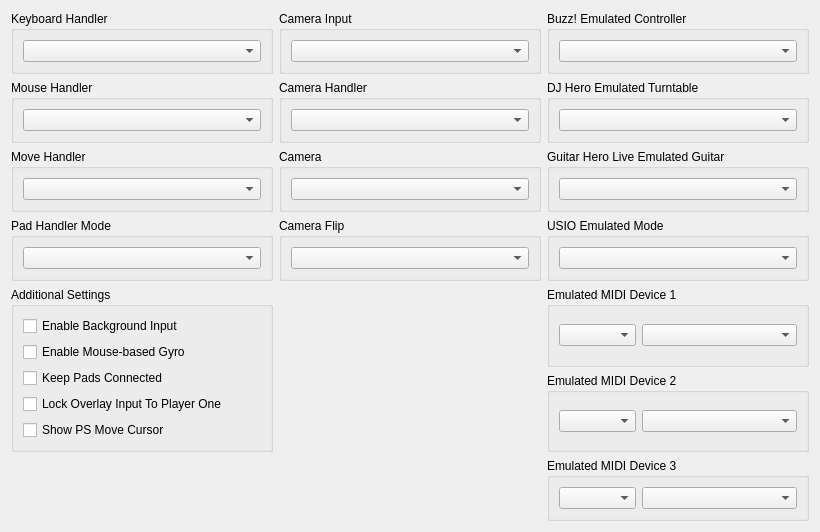
         <widget class="QWidget" name="inputTabScrollContents">
          <property name="geometry">
           <rect>
            <x>0</x>
            <y>0</y>
            <width>820</width>
            <height>526</height>
           </rect>
          </property>
          <layout class="QVBoxLayout" name="inputTabScrollContentsLayout">
           <item>
            <layout class="QGridLayout" name="ioGridLayout" columnstretch="1,1,1">
             <item row="2" column="2">
              <widget class="QGroupBox" name="gb_ghltar_emulated">
               <property name="title">
                <string>Guitar Hero Live Emulated Guitar</string>
               </property>
               <layout class="QVBoxLayout" name="gb_ghltar_emulated_layout">
                <item>
                 <widget class="QComboBox" name="ghltarBox"/>
                </item>
               </layout>
              </widget>
             </item>
             <item row="3" column="2">
              <widget class="QGroupBox" name="gb_usio_emulated">
               <property name="title">
                <string>USIO Emulated Mode</string>
               </property>
               <layout class="QVBoxLayout" name="gb_usio_emulated_layout">
                <item>
                 <widget class="QComboBox" name="usioBox"/>
                </item>
               </layout>
              </widget>
             </item>
             <item row="2" column="0">
              <widget class="QGroupBox" name="gb_move_handler">
               <property name="title">
                <string>Move Handler</string>
               </property>
               <layout class="QVBoxLayout" name="gb_move_handler_layout">
                <item>
                 <widget class="QComboBox" name="moveBox"/>
                </item>
               </layout>
              </widget>
             </item>
             <item row="1" column="2">
              <widget class="QGroupBox" name="gb_turntable_emulated">
               <property name="title">
                <string>DJ Hero Emulated Turntable</string>
               </property>
               <layout class="QVBoxLayout" name="gb_turntable_emulated_layout">
                <item>
                 <widget class="QComboBox" name="turntableBox"/>
                </item>
               </layout>
              </widget>
             </item>
             <item row="1" column="0">
              <widget class="QGroupBox" name="gb_mouse_handler">
               <property name="title">
                <string>Mouse Handler</string>
               </property>
               <layout class="QVBoxLayout" name="gb_mouse_handler_layout">
                <item>
                 <widget class="QComboBox" name="mouseHandlerBox"/>
                </item>
               </layout>
              </widget>
             </item>
             <item row="0" column="2">
              <widget class="QGroupBox" name="gb_buzz_emulated">
               <property name="title">
                <string>Buzz! Emulated Controller</string>
               </property>
               <layout class="QVBoxLayout" name="gb_buzz_emulated_layout">
                <item>
                 <widget class="QComboBox" name="buzzBox"/>
                </item>
               </layout>
              </widget>
             </item>
             <item row="0" column="0">
              <widget class="QGroupBox" name="gb_keyboard_handler">
               <property name="title">
                <string>Keyboard Handler</string>
               </property>
               <layout class="QVBoxLayout" name="gb_keyboard_handler_layout">
                <item>
                 <widget class="QComboBox" name="keyboardHandlerBox"/>
                </item>
               </layout>
              </widget>
             </item>
             <item row="3" column="0">
              <widget class="QGroupBox" name="gb_pad_mode">
               <property name="title">
                <string>Pad Handler Mode</string>
               </property>
               <layout class="QVBoxLayout" name="gb_pad_mode_layout">
                <item>
                 <widget class="QComboBox" name="padModeBox"/>
                </item>
               </layout>
              </widget>
             </item>
             <item row="0" column="1">
              <widget class="QGroupBox" name="gb_camera_type">
               <property name="title">
                <string>Camera Input</string>
               </property>
               <layout class="QVBoxLayout" name="gb_camera_type_layout">
                <item>
                 <widget class="QComboBox" name="cameraTypeBox"/>
                </item>
               </layout>
              </widget>
             </item>
             <item row="3" column="1">
              <widget class="QGroupBox" name="gb_camera_flip">
               <property name="title">
                <string>Camera Flip</string>
               </property>
               <layout class="QVBoxLayout" name="gb_camera_flip_layout">
                <item>
                 <widget class="QComboBox" name="cameraFlipBox"/>
                </item>
               </layout>
              </widget>
             </item>
             <item row="2" column="1">
              <widget class="QGroupBox" name="gb_camera_id">
               <property name="title">
                <string>Camera</string>
               </property>
               <layout class="QVBoxLayout" name="camera_id_layout">
                <item>
                 <widget class="QComboBox" name="cameraIdBox"/>
                </item>
               </layout>
              </widget>
             </item>
             <item row="1" column="1">
              <widget class="QGroupBox" name="gb_camera_setting">
               <property name="title">
                <string>Camera Handler</string>
               </property>
               <layout class="QVBoxLayout" name="gb_camera_setting_layout">
                <item>
                 <widget class="QComboBox" name="cameraBox"/>
                </item>
               </layout>
              </widget>
             </item>
             <item row="4" column="2">
              <widget class="QGroupBox" name="gb_midi_1">
               <property name="title">
                <string>Emulated MIDI Device 1</string>
               </property>
               <layout class="QVBoxLayout" name="midLayout1">
                <item>
                 <layout class="QHBoxLayout" name="midiHLayout1" stretch="1,2">
                  <item>
                   <widget class="QComboBox" name="midiTypeBox1"/>
                  </item>
                  <item>
                   <widget class="QComboBox" name="midiDeviceBox1"/>
                  </item>
                 </layout>
                </item>
               </layout>
              </widget>
             </item>
             <item row="6" column="2">
              <widget class="QGroupBox" name="gb_midi_3">
               <property name="title">
                <string>Emulated MIDI Device 3</string>
               </property>
               <layout class="QVBoxLayout" name="midLayout3">
                <item>
                 <layout class="QHBoxLayout" name="midiHLayout3" stretch="1,2">
                  <item>
                   <widget class="QComboBox" name="midiTypeBox3"/>
                  </item>
                  <item>
                   <widget class="QComboBox" name="midiDeviceBox3"/>
                  </item>
                 </layout>
                </item>
               </layout>
              </widget>
             </item>
             <item row="5" column="2">
              <widget class="QGroupBox" name="gb_midi_2">
               <property name="title">
                <string>Emulated MIDI Device 2</string>
               </property>
               <layout class="QVBoxLayout" name="midLayout2">
                <item>
                 <layout class="QHBoxLayout" name="midiHLayout2" stretch="1,2">
                  <item>
                   <widget class="QComboBox" name="midiTypeBox2"/>
                  </item>
                  <item>
                   <widget class="QComboBox" name="midiDeviceBox2"/>
                  </item>
                 </layout>
                </item>
               </layout>
              </widget>
             </item>
             <item row="4" column="0" rowspan="2">
              <widget class="QGroupBox" name="gb_additional_io_settings">
               <property name="title">
                <string>Additional Settings</string>
               </property>
               <layout class="QVBoxLayout" name="layout_gb_additional_io_settings">
                <item>
                 <widget class="QCheckBox" name="backgroundInputBox">
                  <property name="text">
                   <string>Enable Background Input</string>
                  </property>
                 </widget>
                </item>
                <item>
                 <widget class="QCheckBox" name="mouseBasedGyroBox">
                  <property name="text">
                   <string>Enable Mouse-based Gyro</string>
                  </property>
                 </widget>
                </item>
                <item>
                 <widget class="QCheckBox" name="padConnectionBox">
                  <property name="text">
                   <string>Keep Pads Connected</string>
                  </property>
                 </widget>
                </item>
                <item>
                 <widget class="QCheckBox" name="lockOverlayInputToPlayerOne">
                  <property name="text">
                   <string>Lock Overlay Input To Player One</string>
                  </property>
                 </widget>
                </item>
                <item>
                 <widget class="QCheckBox" name="showMoveCursorBox">
                  <property name="text">
                   <string>Show PS Move Cursor</string>
                  </property>
                 </widget>
                </item>
                <item>
                 <spacer name="verticalSpacerIoAdditionalSettings">
                  <property name="orientation">
                   <enum>Qt::Orientation::Vertical</enum>
                  </property>
                  <property name="sizeType">
                   <enum>QSizePolicy::Policy::MinimumExpanding</enum>
                  </property>
                  <property name="sizeHint" stdset="0">
                   <size>
                    <width>0</width>
                    <height>0</height>
                   </size>
                  </property>
                 </spacer>
                </item>
               </layout>
              </widget>
             </item>
            </layout>
           </item>
           <item>
            <spacer name="inputTabSpacer">
             <property name="orientation">
              <enum>Qt::Orientation::Vertical</enum>
             </property>
             <property name="sizeType">
              <enum>QSizePolicy::Policy::MinimumExpanding</enum>
             </property>
             <property name="sizeHint" stdset="0">
              <size>
               <width>0</width>
               <height>0</height>
              </size>
             </property>
            </spacer>
           </item>
          </layout>
         </widget>
